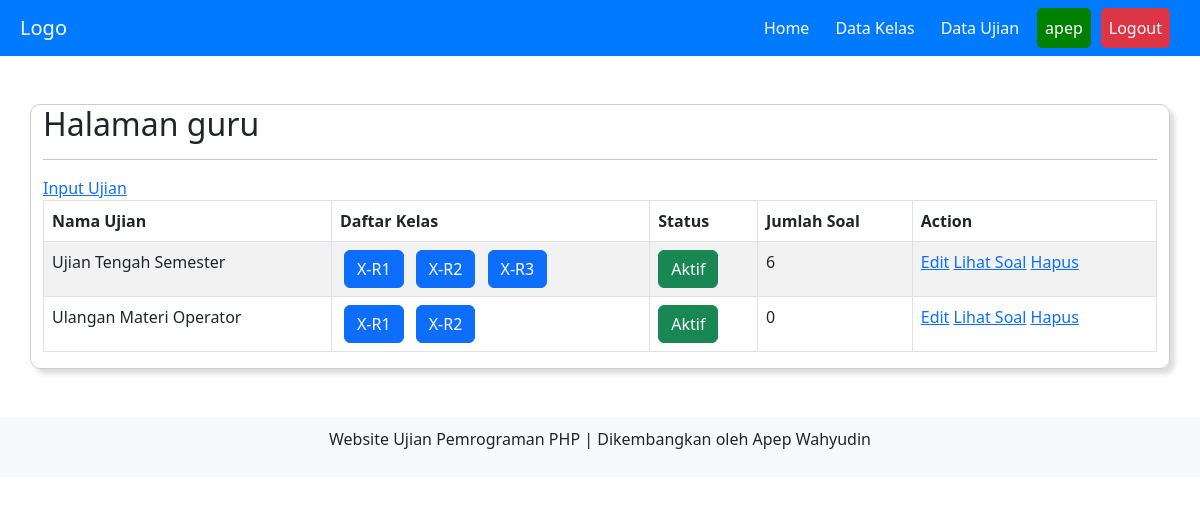
The page /guru/home.php (signed in) on the database its author committed.
### tables this page shows
CREATE TABLE `ujian` (
  `id_ujian` int(11) NOT NULL,
  `nama_ujian` varchar(50) NOT NULL,
  `status` varchar(15) NOT NULL,
  `id_guru` int(11) NOT NULL
);

CREATE TABLE `ujian_kelas` (
  `id_ujian_kelas` int(11) NOT NULL,
  `id_ujian` int(11) NOT NULL,
  `id_kelas` int(11) NOT NULL
);

CREATE TABLE `kelas` (
  `id_kelas` int(11) NOT NULL,
  `nama_kelas` varchar(10) NOT NULL,
  `status` enum('aktif','nonaktif') NOT NULL,
  `id_guru` int(11) NOT NULL
);

### guru/ujian.php (the view, shortened to what this page needs)
<a href="home.php?page=input_ujian">Input Ujian</a>
<table id="myTable" class="table table-striped table-bordered" style="width:100%">
    <thead>
        <tr>
            <th>Nama Ujian</th>
            <th>Daftar Kelas</th>
            <th>Status</th>
            <th>Jumlah Soal</th>
            <th>Action</th>
        </tr>
    </thead>
    <tbody>
        <?php
        $id_guru = $_SESSION['id_guru'];
        $qry_ujian = mysqli_query($koneksi, "SELECT * FROM ujian WHERE id_guru = '$id_guru'");
        while ($data_ujian = mysqli_fetch_assoc($qry_ujian)) {
            ?>
            <tr>
                <td><?= $data_ujian['nama_ujian']; ?></td>
                <td>
                    <?php
                    $query_kelas = mysqli_query($koneksi, "SELECT ujian_kelas.id_ujian_kelas, kelas.nama_kelas, kelas.id_kelas
                                    FROM ujian_kelas
                                    INNER JOIN kelas ON ujian_kelas.id_kelas = kelas.id_kelas
                                    WHERE ujian_kelas.id_ujian = '$data_ujian[id_ujian]'
                                    ORDER BY ujian_kelas.id_kelas ASC");
                    while ($data_kelas = mysqli_fetch_assoc($query_kelas)) {
                        ?>
                        <a class="btn btn-primary mx-1" href="home.php?page=nilai&id_ujian=<?= $data_ujian["id_ujian"];?>&id_kelas=<?= $data_kelas["id_kelas"];?>"><?= $data_kelas["nama_kelas"];?></a>
                        <?php
                    }
                    ?>
                </td>
                <td>
                    <?php
                    if ($data_ujian['status'] == 'aktif') {
                        $class = 'btn-success';
                    } else {
                        $class = 'btn-warning';
                    }
                    echo "<span class='btn {$class}'>" . ucwords($data_ujian['status']) . "</span>"; ?>
                </td>
                <td>
                    <?php
                    $qry_Soal = mysqli_query($koneksi, "SELECT soal FROM soal WHERE id_ujian='$data_ujian[id_ujian]'");
                    $jmlh_soal = mysqli_num_rows($qry_Soal);
                    echo $jmlh_soal;
                    ?>
                </td>
                <td>
                    <?= "<a href='home.php?page=soal&id_ujian=" . $data_ujian['id_ujian'] . "'>Edit</a>" ?>
                    <?= "<a href='home.php?page=soal&id_ujian=" . $data_ujian['id_ujian'] . "'>Lihat Soal</a>" ?>
                    <a href="hapus_ujian.php?id_ujian=<?= $data_ujian['id_ujian']; ?>"
                        onclick="return confirm('Data ujian akan dihapus! Lanjutkan?')">Hapus</a>
                </td>
            </tr>
            <?php
        }
        ?>
    </tbody>
</table>

### rows shown on the page
ujian: nama_ujian "Ujian Tengah Semester", status "Aktif", jmlh_soal "6"
ujian_kelas: id_kelas.nama_kelas "X-R1"
ujian_kelas: id_kelas.nama_kelas "X-R2"
ujian_kelas: id_kelas.nama_kelas "X-R3"
ujian: nama_ujian "Ulangan Materi Operator", status "Aktif", jmlh_soal "0"
ujian_kelas: id_kelas.nama_kelas "X-R1"
ujian_kelas: id_kelas.nama_kelas "X-R2"

### other values the page prints
$_SESSION["username"] "apep"
$_SESSION['level'] "guru"
